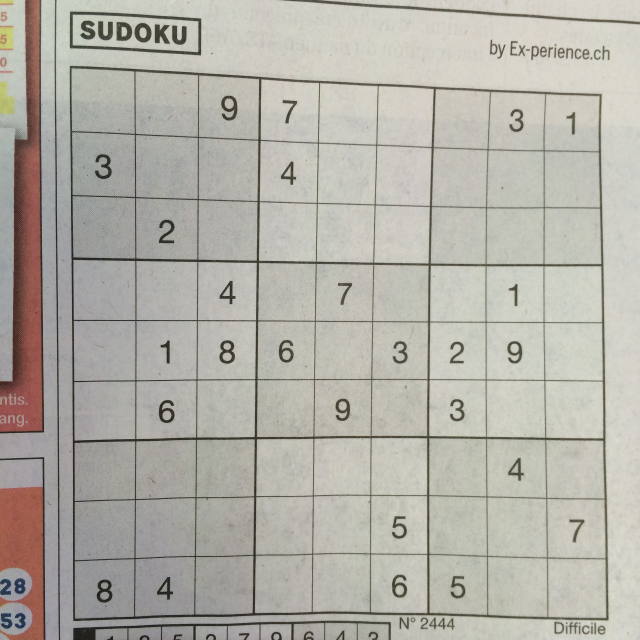
#> input picture test_images/test2.jpg, 1280 x 1280 px (shown at 1/2 size)
$ python -i helper_methods.py   (imports and definitions only)
#> lines starting #> are read from the running program, lines starting #| are printed output that depends on the picture; after the words box and inside, x2 and y2 are one past the last pixel; in counts of white or black regions, pixels touching at a corner belong together
from skimage.morphology import remove_small_objects
import torch
import cv2
import numpy as np
import matplotlib.pyplot as plt

def get_mask(image, itr=0):
    image = image.copy()
    blur = cv2.GaussianBlur(image, (5, 5), 0)

    thresh = cv2.adaptiveThreshold(blur, 255, 1, 1, 11, 2)
    thresh = cv2.dilate(thresh, np.ones([3, 3]), iterations=itr)
    thresh = cv2.erode(thresh, np.ones([3, 3]), iterations=itr)

    contours, _ = cv2.findContours(thresh, cv2.RETR_TREE, cv2.CHAIN_APPROX_SIMPLE)

    max_area = 0
    c = 0
    for i in contours:
        area = cv2.contourArea(i)
        if area > 1000:
            if area > max_area:
                max_area = area
                best_cnt = i
                image = cv2.drawContours(image, contours, c, (0, 255, 0), 3)
        c += 1

    mask = np.zeros((image.shape), np.uint8)
    cv2.drawContours(mask, [best_cnt], 0, 255, -1)
    cv2.drawContours(mask, [best_cnt], 0, 0, 2)

    sharpened = image.copy()
    sharpened = cv2.adaptiveThreshold(image, 255, 1, 1, 11, 2)

    return mask, sharpened

def get_best_mask(image):
    maxi = 0
    for i in range(1, 4):
        hull = []
        mask, sharp = get_mask(image, i)
        for x in range(mask.shape[0]):
            for y in range(mask.shape[1]):
                if mask[x][y]:
                    hull.append([x, y])
        mina = cv2.minAreaRect(np.array(hull).copy())
        points = cv2.boxPoints(mina)
        ratio = np.array(mask == 255).sum() / cv2.contourArea(points)
        if ratio > maxi:
            maxi = ratio
            res_mask = mask
            sharpened = sharp

    return res_mask

# [115 lines left out: functions get_corners, get_squares, put_intersection_dots, plot_images, perspective_transform, correct_squares, not called in this run]

>>> import cv2
>>> picture = cv2.imread('test_images/test2.jpg', cv2.IMREAD_GRAYSCALE)
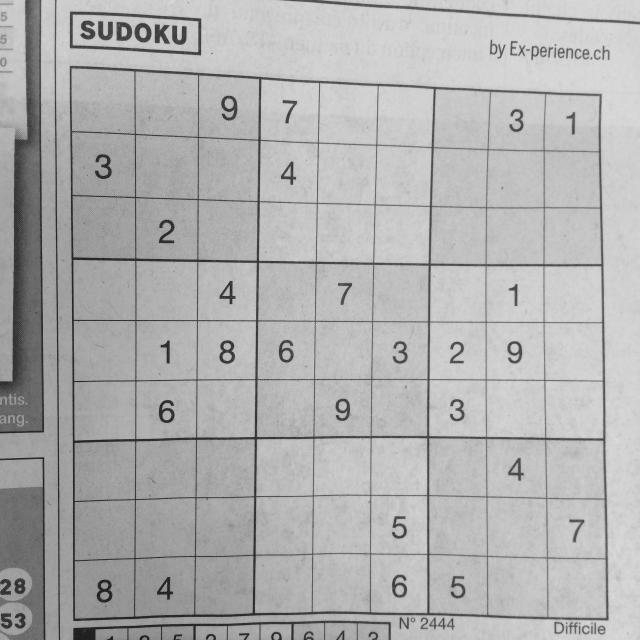
#> picture: shape (1280, 1280) (shown at 1/2 size); min 18, max 223, mean 176.4
>>> result = get_best_mask(picture)
#> the loop in get_best_mask, `for i in range(1, 4):` made 3 passes
#> (ratio, maxi) on pass 1: (0.957, 0.957)
#> ratio on passes 2 to 3: 0.936, 0.918
#> pass 1, in get_mask, `thresh = cv2.adaptiveThreshold(blur, 255, 1, 1, 11, 2)`:
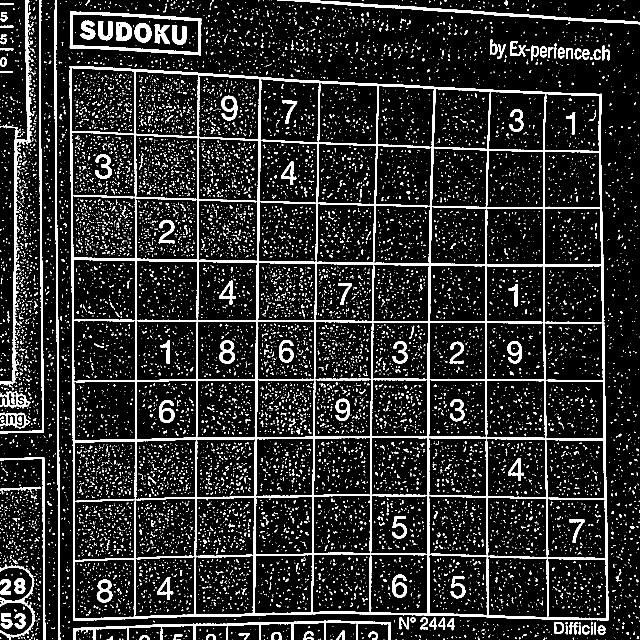
#> thresh: shape (1280, 1280) (shown at 1/2 size); 13% white; 13489 white regions (12930 under 20 px), largest, box (x1, y1, x2, y2) and area: (139, 132, 1217, 1242) 79406, (0, 0, 69, 775) 5168, (109, 0, 121, 1280) 4410
#> pass 1, in get_mask, `thresh = cv2.dilate(thresh, np.ones([3, 3]), iterations=itr)`:
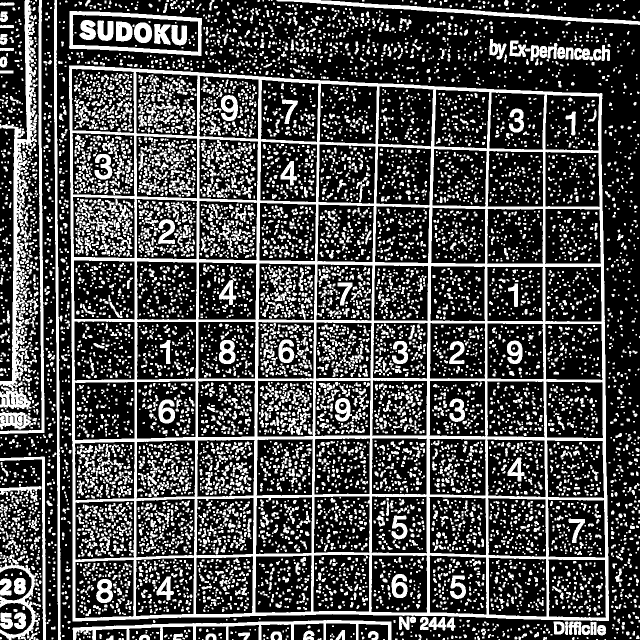
#> thresh: shape (1280, 1280) (shown at 1/2 size); 29.3% white; 9217 white regions (4373 under 20 px), largest, box (x1, y1, x2, y2) and area: (138, 131, 1218, 1243) 123062, (0, 0, 75, 819) 14547, (108, 0, 122, 1280) 7054
#> pass 1, in get_mask, `thresh = cv2.erode(thresh, np.ones([3, 3]), iterations=itr)`:
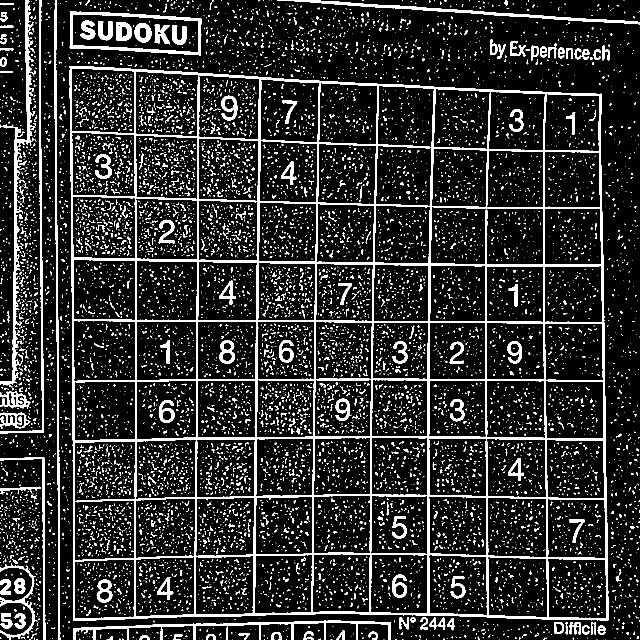
#> thresh: shape (1280, 1280) (shown at 1/2 size); 13.5% white; 11557 white regions (10649 under 20 px), largest, box (x1, y1, x2, y2) and area: (139, 132, 1217, 1242) 80194, (0, 0, 73, 775) 6558, (109, 0, 121, 1280) 4429
#> after the loop in get_best_mask, `for i in range(1, 4):`:
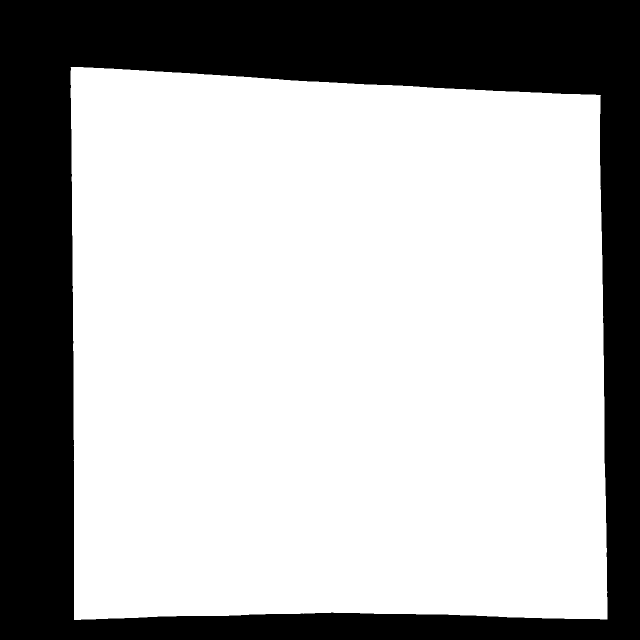
#> res_mask: shape (1280, 1280) (shown at 1/2 size); 69.2% white; 1 black region, box (x1, y1, x2, y2) and area: (0, 0, 1280, 1280) 504548
#> after the loop in get_best_mask, `for i in range(1, 4):`:
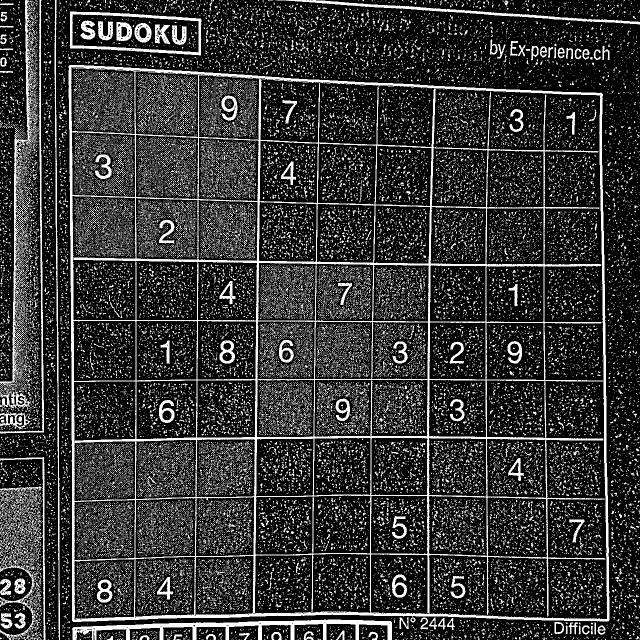
#> sharpened: shape (1280, 1280) (shown at 1/2 size); 20.4% white; 41881 white regions (40281 under 20 px), largest, box (x1, y1, x2, y2) and area: (137, 130, 1219, 1244) 71310, (0, 0, 77, 823) 9771, (144, 1239, 784, 1280) 7758
#> after the loop in get_best_mask, `for i in range(1, 4):`: maxi = 0.957
